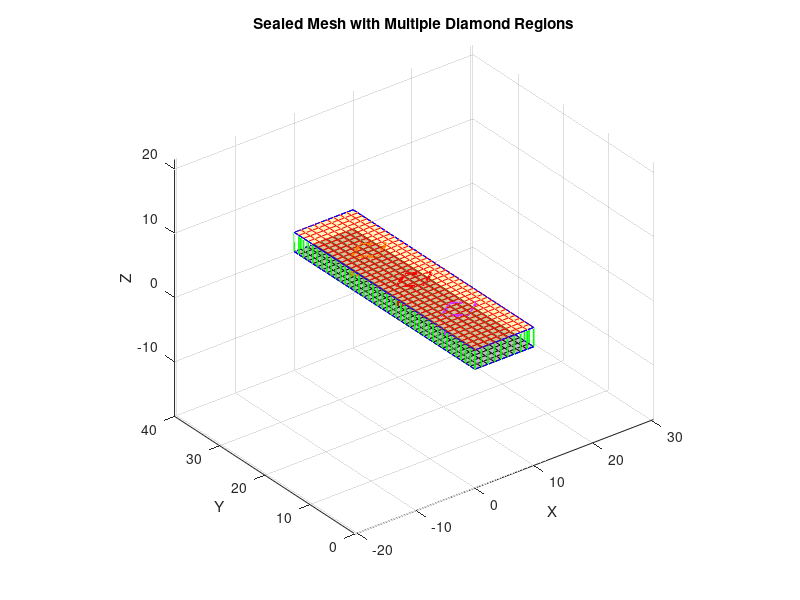

Source code (MATLAB):
% --- User-defined mesh parameters ---
lengthX = 10;      % Length in x-direction (units)
widthY  = 40;      % Width in y-direction (units)
heightZ = 3;       % Distance between meshes (z-axis)
numX    = lengthX*1;      % Number of points along x-axis
numY    = widthY*1;      % Number of points along y-axis

z1 = 0;            % z-value of bottom mesh
z2 = heightZ;      % z-value of top mesh

% --- Define multiple diamond regions ---
diamond_centers = [5, 30; 5, 20; 5, 10];  % Each row is [xc, p]
diamond_axes = [3, 2; 3, 2; 3, 2];          % Each row is [a, b]

% --- Colors for each diamond (RGB rows) ---
color_list = [1 0.5 0; 1 0 0; 0.8 0.2 1];   % orange, red, purple

% --- Generate mesh grid ---
x_vals = linspace(0, lengthX, numX);
y_vals = linspace(0, widthY, numY);
[x, y] = meshgrid(x_vals, y_vals);

z_bottom = z1 * ones(size(x));
z_top = z2 * ones(size(x));

% --- Plot setup ---
figure;
hold on;
grid on;
axis equal;
axis vis3d;
xlabel('X'); ylabel('Y'); zlabel('Z');
title('Sealed Mesh with Multiple Diamond Regions');

% --- Plot top and bottom surfaces ---
surf(x, y, z_bottom, 'FaceAlpha', 0.3, 'EdgeColor', 'k');
surf(x, y, z_top, 'FaceAlpha', 0.3, 'EdgeColor', 'r');

% --- Connect points vertically: borders + diamonds ---
for i = 1:numY
    for j = 1:numX
        x_ij = x(i,j);
        y_ij = y(i,j);

        % Border condition
        isBorder = (i == 1 || i == numY || j == 1 || j == numX);
        isDiamond = false;
        diamond_id = 0;

        % Check against all diamonds
        for d = 1:size(diamond_centers, 1)
            xc_d = diamond_centers(d, 1);
            p_d = diamond_centers(d, 2);
            a_d = diamond_axes(d, 1);
            b_d = diamond_axes(d, 2);

            if abs(x_ij - xc_d) * b_d + abs(y_ij - p_d) * a_d <= a_d * b_d
                isDiamond = true;
                diamond_id = d;
                break;
            end
        end

        % Draw vertical lines
        if isBorder
            plot3([x_ij, x_ij], [y_ij, y_ij], [z_bottom(i,j), z_top(i,j)], ...
                'g-', 'LineWidth', 1.2);
        elseif isDiamond
            c = color_list(mod(diamond_id-1, size(color_list,1)) + 1, :);
            plot3([x_ij, x_ij], [y_ij, y_ij], [z_bottom(i,j), z_top(i,j)], ...
                '-', 'Color', c, 'LineWidth', 1.5);
        end
    end
end

% --- Seal edges (bottom and top) ---
for i = [1, numY]
    for j = 1:numX-1
        plot3([x(i,j), x(i,j+1)], [y(i,j), y(i,j+1)], [z_bottom(i,j), z_bottom(i,j+1)], 'b-');
        plot3([x(i,j), x(i,j+1)], [y(i,j), y(i,j+1)], [z_top(i,j), z_top(i,j+1)], 'b-');
    end
    plot3([x(i,end), x(i,1)], [y(i,end), y(i,1)], [z_bottom(i,end), z_bottom(i,1)], 'b-');
    plot3([x(i,end), x(i,1)], [y(i,end), y(i,1)], [z_top(i,end), z_top(i,1)], 'b-');
end

for j = [1, numX]
    for i = 1:numY-1
        plot3([x(i,j), x(i+1,j)], [y(i,j), y(i+1,j)], [z_bottom(i,j), z_bottom(i+1,j)], 'b-');
        plot3([x(i,j), x(i+1,j)], [y(i,j), y(i+1,j)], [z_top(i,j), z_top(i+1,j)], 'b-');
    end
    plot3([x(end,j), x(1,j)], [y(end,j), y(1,j)], [z_bottom(end,j), z_bottom(1,j)], 'b-');
    plot3([x(end,j), x(1,j)], [y(end,j), y(1,j)], [z_top(end,j), z_top(1,j)], 'b-');
end

% --- Highlight each diamond outline ---
for d = 1:size(diamond_centers, 1)
    xc_d = diamond_centers(d, 1);
    p_d = diamond_centers(d, 2);
    a_d = diamond_axes(d, 1);
    b_d = diamond_axes(d, 2);

    % Diamond corners
    dx = [xc_d, xc_d + a_d, xc_d, xc_d - a_d, xc_d];
    dy = [p_d + b_d, p_d, p_d - b_d, p_d, p_d + b_d];
    c = color_list(mod(d-1, size(color_list,1)) + 1, :);

    % Plot on bottom and top
    plot3(dx, dy, z1 * ones(size(dx)), '--', 'Color', c, 'LineWidth', 2);
    plot3(dx, dy, z2 * ones(size(dx)), '--', 'Color', c, 'LineWidth', 2);
end
% --- Add interpolated vertical lines along diamond edges ---
numInterp = 30;  % Number of interpolated segments per edge

for d = 1:size(diamond_centers, 1)
    xc_d = diamond_centers(d, 1);
    p_d = diamond_centers(d, 2);
    a_d = diamond_axes(d, 1);
    b_d = diamond_axes(d, 2);
    c = color_list(mod(d-1, size(color_list,1)) + 1, :);

    % Define diamond corners
    corners_x = [xc_d, xc_d + a_d, xc_d, xc_d - a_d];
    corners_y = [p_d + b_d, p_d, p_d - b_d, p_d];

    % Connect edges: (1→2), (2→3), (3→4), (4→1)
    for k = 1:4
        x1 = corners_x(k);
        y1 = corners_y(k);
        x2 = corners_x(mod(k,4)+1);
        y2 = corners_y(mod(k,4)+1);

        % Interpolate between (x1,y1) and (x2,y2)
        x_edge = linspace(x1, x2, numInterp);
        y_edge = linspace(y1, y2, numInterp);

        for n = 1:numInterp
            plot3([x_edge(n), x_edge(n)], [y_edge(n), y_edge(n)], [z1, z2], ...
                  '-', 'Color', c, 'LineWidth', 1);
        end
    end
end


% --- Final view setup ---
view(3);

% === GENERATE EDGESETTOPOLOGYCONTAINER STRINGS ===
points = {};
edges = [];
index_map = nan(size(x,1), size(x,2), 2); % [bottom, top]
index = 0;

for i = 1:numY
    for j = 1:numX
        x_ij = x(i,j);
        y_ij = y(i,j);

        % Border condition
        isBorder = (i == 1 || i == numY || j == 1 || j == numX);
        isDiamond = false;

        for d = 1:size(diamond_centers, 1)
            xc_d = diamond_centers(d, 1);
            yc_d = diamond_centers(d, 2);
            a_d = diamond_axes(d, 1);
            b_d = diamond_axes(d, 2);

            if abs(x_ij - xc_d) * b_d + abs(y_ij - yc_d) * a_d <= a_d * b_d
                isDiamond = true;
                break;
            end
        end

        if isBorder || isDiamond
            % Bottom point
            points{end+1} = sprintf('%.2f %.2f %.2f', x_ij, y_ij, z_bottom(i,j));
            index_map(i,j,1) = index;
            bottom_idx = index;
            index = index + 1;

            % Top point
            points{end+1} = sprintf('%.2f %.2f %.2f', x_ij, y_ij, z_top(i,j));
            index_map(i,j,2) = index;
            top_idx = index;
            index = index + 1;

            % Vertical edge
            edges(end+1,:) = [bottom_idx, top_idx];
        end
    end
end

% Horizontal & vertical connections on top and bottom
for i = 1:numY
    for j = 1:numX
        for k = 1:2
            idx = index_map(i,j,k);
            if isnan(idx), continue; end
            if j < numX && ~isnan(index_map(i,j+1,k))
                edges(end+1,:) = [idx, index_map(i,j+1,k)];
            end
            if i < numY && ~isnan(index_map(i+1,j,k))
                edges(end+1,:) = [idx, index_map(i+1,j,k)];
            end
        end
    end
end

% === PRINT TO CONSOLE ===
fprintf('\n<EdgeSetTopologyContainer name="Container_points" points="\n');
for i = 1:length(points)
    fprintf('    %s\n', points{i});
end
fprintf('"/>\n');

fprintf('\n<EdgeSetTopologyContainer name="Container_full_web" points="@Container_points.points" edges="\n');
for i = 1:size(edges,1)
    fprintf('    %d %d\n', edges(i,1), edges(i,2));
end
fprintf('"/>\n');
